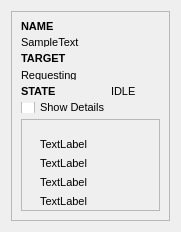
<?xml version="1.0" encoding="UTF-8"?>
<ui version="4.0">
 <class>Agent</class>
 <widget class="QWidget" name="Agent">
  <property name="geometry">
   <rect>
    <x>0</x>
    <y>0</y>
    <width>181</width>
    <height>211</height>
   </rect>
  </property>
  <property name="sizePolicy">
   <sizepolicy hsizetype="Preferred" vsizetype="Minimum">
    <horstretch>0</horstretch>
    <verstretch>0</verstretch>
   </sizepolicy>
  </property>
  <property name="font">
   <font>
    <pointsize>8</pointsize>
   </font>
  </property>
  <property name="windowTitle">
   <string>Form</string>
  </property>
  <layout class="QVBoxLayout" name="verticalLayout_2">
   <property name="sizeConstraint">
    <enum>QLayout::SizeConstraint::SetMinimumSize</enum>
   </property>
   <item>
    <widget class="QFrame" name="frame">
     <property name="sizePolicy">
      <sizepolicy hsizetype="Preferred" vsizetype="Minimum">
       <horstretch>0</horstretch>
       <verstretch>0</verstretch>
      </sizepolicy>
     </property>
     <property name="frameShape">
      <enum>QFrame::Shape::StyledPanel</enum>
     </property>
     <property name="frameShadow">
      <enum>QFrame::Shadow::Raised</enum>
     </property>
     <layout class="QVBoxLayout" name="verticalLayout_3">
      <property name="sizeConstraint">
       <enum>QLayout::SizeConstraint::SetMinimumSize</enum>
      </property>
      <item>
       <layout class="QFormLayout" name="formLayout">
        <property name="sizeConstraint">
         <enum>QLayout::SizeConstraint::SetMinimumSize</enum>
        </property>
        <property name="fieldGrowthPolicy">
         <enum>QFormLayout::FieldGrowthPolicy::ExpandingFieldsGrow</enum>
        </property>
        <property name="rowWrapPolicy">
         <enum>QFormLayout::RowWrapPolicy::WrapLongRows</enum>
        </property>
        <property name="labelAlignment">
         <set>Qt::AlignmentFlag::AlignLeading|Qt::AlignmentFlag::AlignLeft|Qt::AlignmentFlag::AlignVCenter</set>
        </property>
        <property name="formAlignment">
         <set>Qt::AlignmentFlag::AlignLeading|Qt::AlignmentFlag::AlignLeft|Qt::AlignmentFlag::AlignVCenter</set>
        </property>
        <property name="horizontalSpacing">
         <number>0</number>
        </property>
        <item row="0" column="0">
         <widget class="QLabel" name="label">
          <property name="font">
           <font>
            <pointsize>8</pointsize>
            <bold>true</bold>
           </font>
          </property>
          <property name="text">
           <string>NAME</string>
          </property>
          <property name="textFormat">
           <enum>Qt::TextFormat::MarkdownText</enum>
          </property>
         </widget>
        </item>
        <item row="0" column="1">
         <widget class="QLabel" name="agent_name">
          <property name="sizePolicy">
           <sizepolicy hsizetype="Fixed" vsizetype="Maximum">
            <horstretch>0</horstretch>
            <verstretch>0</verstretch>
           </sizepolicy>
          </property>
          <property name="text">
           <string>SampleText</string>
          </property>
          <property name="wordWrap">
           <bool>true</bool>
          </property>
         </widget>
        </item>
        <item row="1" column="0">
         <widget class="QLabel" name="label_2">
          <property name="font">
           <font>
            <pointsize>8</pointsize>
            <bold>true</bold>
           </font>
          </property>
          <property name="text">
           <string>TARGET</string>
          </property>
         </widget>
        </item>
        <item row="1" column="1">
         <widget class="QLabel" name="target_name">
          <property name="sizePolicy">
           <sizepolicy hsizetype="Preferred" vsizetype="Preferred">
            <horstretch>0</horstretch>
            <verstretch>0</verstretch>
           </sizepolicy>
          </property>
          <property name="text">
           <string>Requesting</string>
          </property>
          <property name="wordWrap">
           <bool>true</bool>
          </property>
         </widget>
        </item>
        <item row="3" column="0">
         <widget class="QCheckBox" name="details_check">
          <property name="text">
           <string>Show Details</string>
          </property>
         </widget>
        </item>
        <item row="2" column="0">
         <widget class="QLabel" name="label_5">
          <property name="font">
           <font>
            <pointsize>8</pointsize>
            <bold>true</bold>
           </font>
          </property>
          <property name="text">
           <string>STATE</string>
          </property>
         </widget>
        </item>
        <item row="2" column="1">
         <widget class="QLabel" name="state_name">
          <property name="text">
           <string>IDLE</string>
          </property>
          <property name="wordWrap">
           <bool>true</bool>
          </property>
         </widget>
        </item>
       </layout>
      </item>
      <item>
       <widget class="QFrame" name="details_frame">
        <property name="sizePolicy">
         <sizepolicy hsizetype="Preferred" vsizetype="Preferred">
          <horstretch>0</horstretch>
          <verstretch>0</verstretch>
         </sizepolicy>
        </property>
        <property name="frameShape">
         <enum>QFrame::Shape::StyledPanel</enum>
        </property>
        <property name="frameShadow">
         <enum>QFrame::Shadow::Raised</enum>
        </property>
        <layout class="QVBoxLayout" name="verticalLayout">
         <property name="sizeConstraint">
          <enum>QLayout::SizeConstraint::SetDefaultConstraint</enum>
         </property>
         <item>
          <layout class="QHBoxLayout" name="horizontalLayout">
           <property name="sizeConstraint">
            <enum>QLayout::SizeConstraint::SetDefaultConstraint</enum>
           </property>
           <item>
            <widget class="QWidget" name="widget" native="true">
             <property name="enabled">
              <bool>true</bool>
             </property>
             <property name="sizePolicy">
              <sizepolicy hsizetype="Expanding" vsizetype="Ignored">
               <horstretch>0</horstretch>
               <verstretch>0</verstretch>
              </sizepolicy>
             </property>
             <layout class="QFormLayout" name="formLayout_2">
              <property name="sizeConstraint">
               <enum>QLayout::SizeConstraint::SetMinimumSize</enum>
              </property>
              <property name="labelAlignment">
               <set>Qt::AlignmentFlag::AlignLeading|Qt::AlignmentFlag::AlignLeft|Qt::AlignmentFlag::AlignVCenter</set>
              </property>
              <item row="1" column="0">
               <widget class="QLabel" name="label_3">
                <property name="text">
                 <string>TextLabel</string>
                </property>
               </widget>
              </item>
              <item row="2" column="0">
               <widget class="QLabel" name="label_4">
                <property name="text">
                 <string>TextLabel</string>
                </property>
               </widget>
              </item>
              <item row="3" column="0">
               <widget class="QLabel" name="label_6">
                <property name="text">
                 <string>TextLabel</string>
                </property>
               </widget>
              </item>
              <item row="4" column="0">
               <widget class="QLabel" name="label_7">
                <property name="text">
                 <string>TextLabel</string>
                </property>
               </widget>
              </item>
             </layout>
            </widget>
           </item>
          </layout>
         </item>
        </layout>
       </widget>
      </item>
     </layout>
    </widget>
   </item>
  </layout>
 </widget>
 <resources/>
 <connections>
  <connection>
   <sender>details_check</sender>
   <signal>toggled(bool)</signal>
   <receiver>details_frame</receiver>
   <slot>setVisible(bool)</slot>
   <hints>
    <hint type="sourcelabel">
     <x>22</x>
     <y>65</y>
    </hint>
    <hint type="destinationlabel">
     <x>59</x>
     <y>82</y>
    </hint>
   </hints>
  </connection>
 </connections>
</ui>
